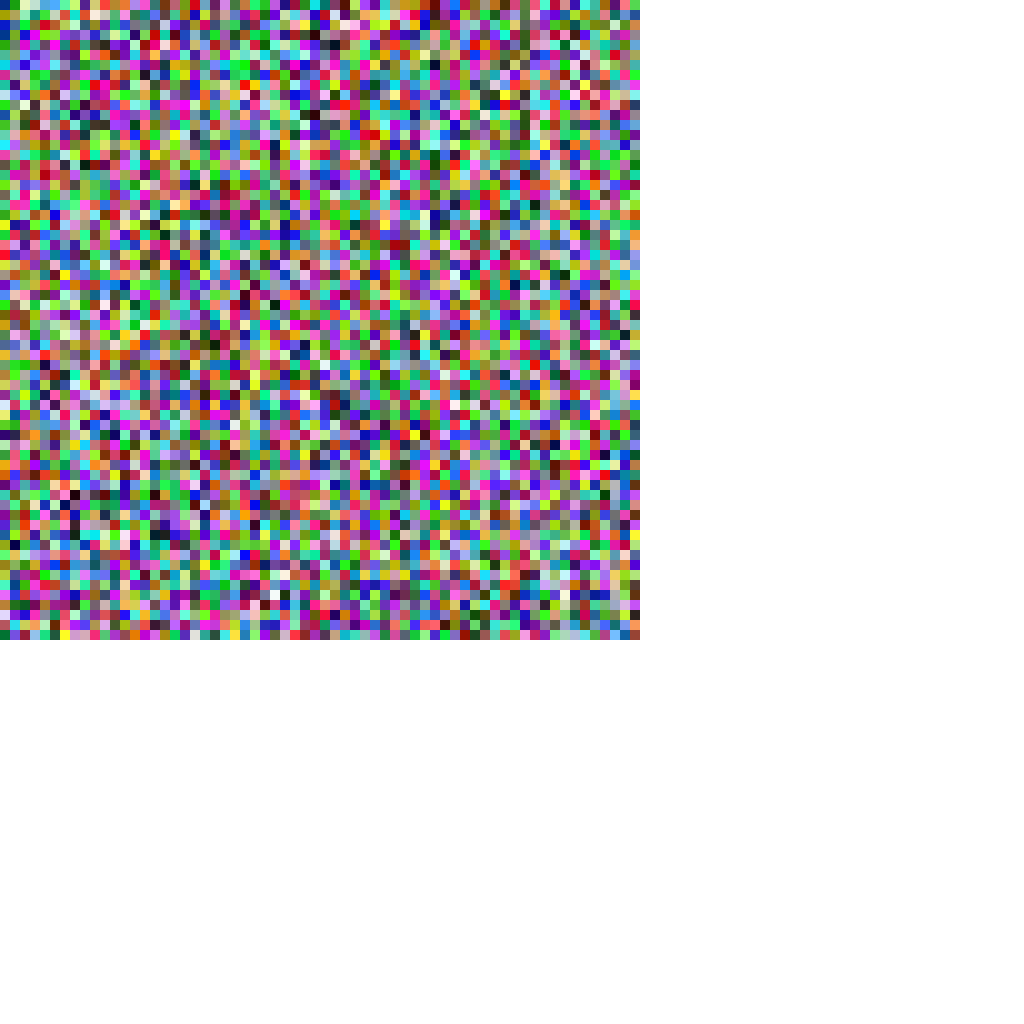
Frame 1 (no input)
Frame 60 (no input): identical to frame 1, image omitted
Frame 120 (the mouse pressed at the canvas centre since frame 60): identical to frame 1, image omitted

The p5.js sketch that drew this single still picture (run headless with seeded random() and noise() and a simulated clock; from frame 60 on, the mouse is pressed at the canvas centre):

// p5.js sketch
// ── sketch.js
let dist = 10
function setup() {
  createCanvas(1024, 1024);
  noStroke();
  for(let i = 0; i < 64; i++)
    for(let j = 0; j < 64; j++)
    {
      fill(red_colors[i*64+j], green_colors[i*64+j], blue_colors[i*64+j])
      rect(i*dist, j*dist, dist)
    }  
}

function draw() {
  
}

// ── blue.js
let blue_colors = [ 133, 1, 202, 142, 10, 152, 230, 149, 161, 239, 18, 166, 34, 176, 254, 173, 66, 126, 14, 84, 144, 25, 22, 53, 131, 40, 54, 132, 192, 247, 14, 5, 14, 78, 149, 41, 105, 56, 86, 146, 251, 113, 33, 113, 177, 57, 15, 6, 118, 178, 174, 154, 214, 159, 21, 115, 23, 57, 192, 250, 54, 252, 94, 50, 15, 89, 157, 33, 107, 100, 237, 140, 118, 255, 117, 81, 155, 178, 246, 150, 61, 187, 139, 187, 149, 32, 150, 84, 240, 186, 137, 27, 245, 182, 86, 61, 134, 235, 204, 188, 33, 22, 160, 133, 101, 156, 24, 76, 177, 125, 162, 251, 216, 19, 138, 32, 91, 22, 74, 88, 90, 146, 136, 224, 27, 217, 235, 225, 186, 184, 49, 213, 211, 251, 221, 207, 110, 248, 217, 29, 27, 19, 128, 224, 86, 142, 218, 140, 196, 184, 165, 97, 142, 219, 52, 28, 84, 187, 185, 35, 6, 184, 212, 87, 9, 166, 105, 4, 159, 186, 160, 47, 225, 93, 34, 72, 171, 150, 17, 23, 2, 75, 58, 213, 11, 166, 7, 55, 34, 215, 88, 55, 209, 130, 47, 245, 166, 209, 252, 17, 73, 32, 53, 85, 6, 124, 11, 98, 65, 46, 239, 137, 118, 31, 41, 36, 179, 113, 183, 73, 54, 138, 58, 2, 107, 27, 182, 255, 34, 254, 183, 108, 102, 35, 158, 31, 66, 58, 253, 9, 210, 74, 185, 98, 218, 158, 218, 234, 38, 106, 221, 226, 90, 187, 89, 235, 222, 54, 36, 11, 99, 231, 242, 65, 108, 31, 168, 131, 219, 102, 8, 34, 68, 17, 170, 158, 107, 66, 145, 253, 152, 235, 46, 142, 91, 20, 232, 181, 150, 189, 245, 29, 68, 110, 69, 83, 237, 253, 191, 133, 172, 44, 172, 38, 63, 150, 178, 243, 74, 102, 85, 233, 198, 9, 58, 211, 42, 159, 188, 129, 254, 188, 43, 52, 242, 165, 245, 96, 55, 43, 167, 196, 130, 176, 81, 173, 153, 128, 74, 5, 236, 229, 41, 197, 157, 149, 206, 37, 12, 156, 57, 230, 180, 50, 154, 86, 212, 2, 55, 175, 80, 217, 238, 6, 132, 96, 65, 4, 164, 121, 180, 124, 81, 195, 188, 130, 243, 148, 32, 188, 145, 92, 2, 61, 163, 59, 85, 226, 122, 145, 182, 79, 208, 245, 125, 138, 34, 166, 143, 230, 61, 49, 73, 187, 175, 164, 250, 176, 184, 227, 209, 11, 255, 210, 159, 100, 135, 183, 102, 68, 116, 42, 161, 36, 151, 94, 184, 60, 108, 119, 79, 226, 68, 212, 92, 64, 208, 183, 248, 119, 15, 244, 132, 224, 112, 101, 142, 35, 113, 208, 202, 185, 24, 120, 136, 206, 48, 211, 34, 121, 216, 80, 46, 54, 199, 241, 64, 87, 129, 191, 219, 106, 159, 107, 168, 215, 1, 221, 140, 249, 185, 244, 44, 145, 204, 178, 254, 203, 218, 214, 180, 209, 12, 215, 182, 106, 151, 10, 138, 183, 42, 20, 161, 217, 216, 193, 150, 183, 42, 201, 250, 206, 143, 41, 118, 224, 122, 43, 28, 233, 40, 109, 58, 184, 82, 61, 40, 50, 17, 109, 63, 47, 238, 128, 121, 151, 110, 27, 255, 223, 158, 89, 5, 203, 28, 131, 37, 15, 118, 134, 46, 237, 121, 33, 101, 151, 254, 167, 243, 242, 255, 157, 253, 67, 225, 205, 181, 134, 193, 249, 161, 163, 65, 174, 246, 184, 116, 221, 31, 206, 55, 170, 93, 212, 12, 183, 87, 190, 39, 109, 57, 171, 10, 209, 69, 128, 67, 247, 170, 41, 167, 94, 23, 96, 35, 137, 20, 215, 238, 153, 154, 252, 167, 38, 52, 230, 220, 66, 244, 204, 119, 45, 30, 183, 238, 70, 81, 86, 174, 239, 126, 146, 95, 230, 93, 22, 110, 158, 79, 119, 57, 184, 187, 156, 27, 17, 75, 131, 196, 174, 73, 164, 35, 59, 105, 126, 93, 154, 131, 49, 231, 4, 14, 60, 34, 212, 241, 65, 247, 253, 240, 187, 222, 12, 129, 7, 53, 44, 101, 155, 245, 142, 237, 31, 77, 6, 102, 130, 193, 6, 73, 77, 146, 189, 103, 74, 153, 243, 115, 109, 178, 84, 233, 116, 45, 115, 107, 153, 223, 13, 240, 60, 37, 92, 243, 185, 255, 90, 125, 12, 79, 203, 225, 39, 163, 35, 125, 223, 255, 85, 183, 103, 227, 45, 80, 22, 192, 79, 212, 4, 147, 188, 139, 242, 218, 206, 120, 100, 243, 106, 148, 20, 198, 102, 86, 118, 22, 13, 186, 54, 244, 77, 130, 246, 150, 59, 43, 203, 49, 228, 215, 156, 176, 182, 164, 20, 127, 25, 79, 212, 232, 115, 50, 187, 255, 73, 124, 233, 51, 207, 137, 192, 181, 115, 88, 89, 163, 128, 51, 178, 178, 28, 99, 17, 123, 64, 77, 212, 243, 172, 249, 185, 35, 3, 223, 12, 188, 160, 239, 144, 116, 247, 209, 80, 23, 165, 169, 112, 84, 249, 17, 81, 237, 71, 131, 107, 197, 227, 227, 51, 181, 97, 235, 187, 21, 255, 45, 211, 211, 153, 15, 207, 149, 186, 37, 33, 190, 33, 203, 111, 53, 243, 37, 181, 23, 160, 1, 145, 26, 92, 81, 182, 122, 203, 147, 129, 10, 104, 205, 91, 234, 25, 131, 226, 17, 215, 186, 236, 127, 178, 211, 34, 81, 218, 138, 2, 208, 129, 132, 87, 8, 114, 185, 37, 165, 64, 172, 191, 112, 33, 56, 73, 198, 99, 155, 212, 113, 187, 32, 171, 113, 46, 45, 164, 65, 210, 105, 113, 234, 34, 220, 183, 23, 158, 202, 83, 47, 95, 232, 239, 79, 217, 212, 181, 100, 19, 232, 228, 93, 59, 230, 191, 209, 40, 186, 132, 253, 35, 68, 214, 113, 243, 67, 1, 131, 74, 112, 214, 42, 0, 201, 129, 3, 38, 199, 32, 28, 54, 194, 60, 86, 220, 59, 26, 160, 91, 0, 60, 86, 18, 125, 4, 76, 95, 120, 252, 15, 208, 157, 126, 124, 77, 162, 124, 143, 147, 93, 213, 118, 12, 119, 182, 76, 46, 73, 129, 198, 137, 19, 182, 76, 186, 50, 233, 14, 64, 227, 167, 217, 175, 63, 163, 80, 216, 159, 63, 113, 167, 111, 7, 64, 135, 100, 114, 185, 52, 66, 25, 102, 116, 150, 162, 233, 181, 107, 62, 179, 90, 54, 126, 37, 140, 244, 139, 179, 191, 202, 70, 237, 252, 17, 107, 76, 51, 103, 176, 151, 29, 196, 80, 217, 40, 139, 16, 247, 234, 80, 17, 115, 144, 243, 21, 50, 245, 15, 70, 63, 177, 215, 197, 226, 5, 13, 123, 100, 98, 53, 168, 166, 11, 108, 127, 163, 176, 79, 8, 6, 25, 171, 226, 192, 57, 19, 166, 31, 35, 111, 125, 93, 85, 239, 182, 47, 225, 43, 167, 95, 103, 131, 231, 239, 222, 69, 207, 94, 205, 169, 167, 175, 189, 254, 90, 19, 14, 141, 190, 185, 199, 17, 9, 67, 78, 253, 134, 129, 235, 162, 133, 7, 253, 195, 93, 83, 53, 214, 147, 55, 44, 175, 237, 227, 207, 208, 174, 205, 33, 99, 206, 34, 35, 221, 242, 208, 222, 103, 38, 122, 184, 101, 107, 215, 29, 90, 131, 201, 201, 53, 234, 131, 137, 164, 163, 233, 219, 103, 185, 22, 187, 36, 202, 111, 157, 59, 207, 245, 239, 172, 170, 79, 71, 115, 77, 42, 98, 35, 146, 202, 60, 233, 65, 152, 81, 29, 82, 138, 190, 71, 245, 229, 68, 73, 1, 96, 235, 37, 170, 7, 65, 157, 161, 0, 60, 16, 187, 244, 234, 6, 196, 186, 9, 116, 131, 37, 52, 166, 68, 58, 121, 182, 219, 194, 50, 105, 127, 239, 202, 118, 186, 51, 51, 3, 119, 231, 150, 77, 110, 84, 217, 116, 89, 249, 6, 244, 45, 124, 110, 68, 73, 233, 204, 94, 134, 74, 35, 5, 129, 90, 108, 142, 4, 228, 12, 161, 105, 66, 214, 205, 94, 135, 146, 252, 123, 134, 213, 158, 124, 29, 146, 252, 91, 102, 30, 234, 148, 97, 85, 120, 39, 27, 76, 252, 72, 102, 194, 154, 55, 43, 125, 67, 203, 40, 20, 61, 180, 160, 92, 236, 181, 148, 120, 239, 212, 192, 52, 110, 189, 192, 116, 7, 18, 198, 41, 67, 154, 60, 240, 199, 66, 246, 93, 195, 242, 5, 231, 71, 29, 255, 96, 193, 78, 36, 217, 201, 93, 63, 163, 217, 60, 231, 155, 117, 182, 106, 205, 229, 191, 160, 180, 43, 222, 146, 84, 245, 102, 149, 223, 1, 51, 125, 19, 131, 247, 81, 33, 207, 131, 205, 62, 243, 168, 69, 47, 91, 178, 156, 32, 65, 127, 237, 174, 195, 42, 20, 16, 14, 141, 174, 21, 18, 234, 81, 159, 157, 96, 127, 217, 16, 138, 241, 88, 97, 231, 63, 197, 87, 23, 157, 146, 75, 84, 102, 35, 201, 87, 221, 217, 201, 241, 151, 73, 5, 72, 94, 169, 149, 133, 181, 69, 169, 200, 222, 208, 32, 132, 132, 81, 95, 12, 217, 51, 201, 24, 187, 81, 235, 204, 153, 52, 82, 166, 137, 111, 36, 233, 207, 20, 82, 247, 196, 178, 186, 233, 207, 115, 38, 61, 62, 188, 94, 31, 157, 207, 5, 114, 4, 230, 182, 119, 245, 137, 36, 20, 183, 254, 0, 121, 192, 92, 251, 252, 133, 207, 102, 41, 112, 23, 90, 209, 173, 143, 231, 80, 50, 74, 163, 49, 57, 70, 31, 88, 58, 82, 140, 160, 125, 107, 86, 1, 239, 19, 61, 252, 151, 193, 46, 97, 79, 238, 233, 183, 111, 85, 68, 89, 63, 199, 82, 88, 5, 60, 148, 201, 175, 158, 77, 17, 172, 137, 153, 128, 93, 78, 111, 193, 114, 67, 207, 96, 61, 111, 22, 80, 171, 223, 64, 105, 157, 122, 31, 54, 136, 221, 128, 185, 237, 153, 10, 223, 219, 124, 237, 131, 36, 184, 50, 80, 4, 218, 149, 67, 228, 185, 138, 109, 34, 16, 248, 21, 3, 228, 181, 246, 215, 168, 250, 157, 139, 254, 171, 87, 0, 124, 116, 32, 182, 46, 34, 168, 24, 8, 84, 48, 198, 138, 165, 54, 219, 51, 86, 180, 12, 84, 123, 143, 221, 84, 220, 76, 164, 31, 139, 226, 178, 33, 19, 126, 237, 73, 54, 41, 105, 2, 129, 158, 13, 71, 182, 235, 225, 220, 181, 221, 216, 88, 131, 0, 164, 127, 153, 125, 120, 207, 88, 82, 161, 104, 176, 153, 96, 124, 110, 246, 116, 102, 180, 217, 160, 181, 12, 157, 213, 96, 0, 201, 84, 11, 88, 219, 167, 76, 190, 169, 52, 136, 109, 46, 137, 23, 36, 121, 7, 181, 217, 253, 157, 201, 196, 249, 135, 213, 187, 60, 130, 169, 69, 135, 174, 247, 122, 29, 5, 105, 97, 63, 102, 25, 15, 7, 59, 114, 7, 69, 124, 30, 118, 163, 40, 128, 255, 181, 236, 44, 250, 148, 163, 42, 245, 178, 57, 152, 207, 68, 200, 135, 141, 218, 97, 208, 99, 96, 23, 227, 87, 43, 247, 25, 204, 37, 137, 224, 231, 11, 215, 68, 252, 201, 59, 230, 185, 31, 150, 225, 209, 63, 243, 223, 193, 239, 102, 37, 220, 214, 253, 201, 107, 25, 229, 204, 8, 237, 224, 34, 173, 185, 133, 74, 93, 4, 237, 11, 229, 94, 155, 6, 12, 246, 212, 54, 15, 206, 11, 156, 230, 148, 102, 105, 90, 158, 161, 191, 253, 102, 159, 53, 158, 222, 225, 179, 175, 65, 26, 215, 62, 49, 238, 222, 210, 161, 249, 233, 102, 25, 214, 226, 171, 66, 233, 235, 95, 23, 25, 203, 101, 88, 130, 75, 19, 231, 233, 32, 240, 69, 94, 111, 72, 163, 180, 69, 39, 172, 173, 251, 182, 91, 108, 31, 132, 32, 186, 88, 157, 22, 180, 17, 36, 173, 101, 128, 9, 182, 84, 204, 102, 36, 230, 198, 55, 6, 230, 237, 102, 220, 101, 134, 153, 6, 230, 183, 83, 94, 108, 144, 208, 172, 208, 217, 40, 163, 113, 104, 128, 172, 208, 128, 109, 7, 127, 208, 44, 223, 48, 58, 124, 8, 246, 220, 22, 223, 48, 31, 92, 250, 196, 17, 126, 68, 145, 49, 223, 157, 165, 95, 186, 68, 145, 8, 73, 182, 108, 28, 229, 149, 69, 161, 208, 66, 114, 249, 107, 173, 93, 137, 64, 60, 219, 207, 160, 45, 33, 20, 154, 94, 106, 236, 176, 93, 81, 204, 156, 92, 199, 123, 5, 66, 246, 240, 90, 66, 187, 213, 247, 138, 62, 200, 140, 245, 173, 108, 203, 81, 16, 226, 128, 105, 222, 36, 37, 177, 112, 63, 98, 83, 102, 242, 40, 152, 36, 134, 208, 168, 16, 2, 102, 200, 84, 69, 222, 126, 109, 235, 117, 209, 79, 23, 111, 35, 43, 211, 251, 49, 175, 157, 214, 53, 184, 239, 225, 78, 133, 204, 121, 36, 10, 15, 203, 222, 21, 245, 123, 182, 158, 18, 183, 102, 218, 220, 227, 141, 164, 171, 85, 38, 154, 98, 237, 128, 2, 111, 225, 95, 37, 85, 187, 198, 144, 246, 1, 167, 109, 17, 77, 147, 55, 180, 239, 173, 42, 5, 28, 229, 161, 207, 183, 61, 186, 5, 171, 229, 11, 47, 99, 188, 224, 181, 165, 129, 98, 86, 149, 148, 184, 158, 110, 162, 117, 170, 181, 97, 150, 52, 89, 185, 24, 69, 107, 129, 182, 6, 159, 203, 95, 51, 236, 163, 119, 42, 68, 2, 22, 136, 128, 3, 215, 237, 59, 193, 32, 178, 195, 168, 58, 249, 49, 68, 49, 185, 23, 104, 250, 104, 167, 83, 212, 117, 91, 202, 74, 51, 198, 101, 100, 244, 45, 234, 106, 38, 207, 188, 179, 0, 98, 195, 16, 179, 193, 6, 27, 209, 22, 67, 144, 183, 124, 185, 251, 94, 187, 72, 171, 141, 191, 185, 210, 12, 47, 192, 35, 66, 2, 29, 139, 197, 112, 37, 95, 34, 64, 50, 16, 218, 88, 21, 79, 41, 0, 158, 100, 40, 65, 75, 15, 208, 96, 233, 175, 71, 51, 179, 119, 155, 80, 14, 164, 157, 87, 216, 209, 91, 17, 81, 147, 69, 215, 184, 177, 131, 193, 180, 156, 85, 23, 242, 171, 21, 66, 163, 23, 152, 249, 130, 59, 4, 56, 137, 35, 153, 127, 207, 69, 203, 99, 49, 31, 15, 163, 239, 101, 140, 110, 119, 33, 189, 194, 35, 191, 2, 133, 185, 176, 74, 188, 211, 111, 154, 128, 156, 171, 157, 188, 3, 245, 231, 138, 78, 231, 226, 166, 67, 53, 67, 204, 230, 201, 239, 48, 40, 78, 0, 72, 180, 179, 167, 2, 208, 246, 4, 82, 24, 47, 5, 48, 237, 195, 105, 56, 236, 39, 246, 228, 61, 19, 155, 51, 252, 22, 58, 55, 51, 87, 2, 41, 42, 111, 70, 71, 43, 79, 18, 236, 35, 132, 159, 137, 0, 27, 139, 154, 201, 95, 22, 243, 160, 187, 49, 114, 62, 96, 177, 37, 200, 25, 223, 36, 35, 235, 140, 197, 136, 217, 217, 211, 5, 180, 193, 200, 132, 145, 224, 207, 205, 12, 159, 174, 4, 17, 14, 185, 69, 106, 185, 13, 162, 241, 236, 20, 100, 112, 76, 57, 226, 49, 85, 55, 59, 182, 75, 98, 86, 235, 8, 19, 146, 4, 179, 108, 86, 235, 193, 96, 158, 24, 245, 210, 185, 30, 34, 221, 236, 151, 78, 18, 145, 246, 155, 65, 98, 65, 233, 235, 35, 203, 219, 103, 83, 9, 73, 53, 211, 123, 40, 69, 89, 92, 118, 153, 175, 201, 37, 56, 162, 124, 139, 13, 55, 81, 139, 25, 4, 43, 116, 159, 239, 56, 181, 69, 96, 121, 9, 111, 79, 152, 89, 85, 114, 16, 67, 10, 138, 189, 10, 93, 82, 224, 215, 64, 122, 173, 151, 124, 13, 82, 235, 110, 70, 223, 217, 113, 139, 201, 101, 110, 38, 191, 110, 106, 22, 218, 22, 24, 72, 132, 118, 230, 13, 56, 84, 164, 24, 84, 226, 159, 22, 143, 232, 8, 119, 208, 148, 201, 246, 200, 177, 82, 55, 144, 108, 249, 56, 19, 228, 197, 150, 103, 161, 63, 203, 132, 194, 177, 158, 111, 220, 158, 146, 153, 196, 87, 159, 202, 182, 228, 29, 196, 234, 175, 175, 218, 201, 21, 196, 110, 47, 193, 247, 184, 15, 170, 203, 76, 51, 125, 15, 208, 238, 253, 239, 201, 101, 155, 213, 113, 146, 110, 22, 166, 122, 191, 245, 145, 243, 83, 135, 2, 30, 3, 142, 170, 89, 50, 227, 137, 190, 227, 174, 202, 210, 245, 13, 5, 34, 136, 29, 58, 160, 113, 106, 4, 137, 72, 93, 122, 251, 241, 249, 142, 69, 84, 50, 233, 235, 104, 255, 59, 12, 6, 146, 73, 115, 37, 68, 214, 21, 251, 6, 69, 97, 65, 105, 61, 113, 37, 134, 197, 195, 107, 205, 206, 154, 37, 99, 47, 131, 36, 64, 188, 185, 213, 155, 103, 242, 193, 235, 22, 203, 149, 64, 245, 122, 14, 58, 240, 56, 83, 176, 101, 231, 228, 188, 150, 139, 118, 85, 74, 224, 55, 70, 155, 246, 162, 253, 242, 197, 57, 87, 14, 206, 21, 98, 34, 109, 48, 192, 193, 132, 177, 66, 2, 199, 9, 57, 254, 225, 168, 156, 127, 87, 121, 129, 241, 23, 130, 236, 207, 137, 133, 58, 25, 11, 71, 85, 71, 237, 141, 227, 37, 201, 171, 245, 231, 110, 21, 155, 241, 41, 255, 13, 49, 199, 124, 227, 241, 86, 73, 253, 33, 33, 215, 251, 49, 178, 30, 169, 42, 207, 248, 200, 67, 112, 146, 233, 106, 26, 12, 194, 75, 46, 208, 224, 250, 58, 139, 28, 49, 50, 178, 72, 98, 37, 42, 70, 137, 249, 66, 215, 71, 93, 94, 144, 87, 172, 222, 167, 23, 99, 42, 52, 188, 27, 70, 177, 16, 246, 57, 43, 67, 46, 230, 233, 72, 217, 251, 75, 89, 104, 81, 245, 4, 203, 127, 244, 19, 27, 243, 149, 164, 86, 115, 0, 22, 85, 199, 198, 5, 249, 211, 243, 85, 131, 47, 70, 133, 142, 26, 163, 255, 171, 129, 95, 11, 221, 218, 41, 149, 58, 79, 95, 11, 143, 4, 214, 23, 89, 143, 39, 105, 131, 11, 94, 231, 27, 127, 167, 233, 140, 63, 159, 224, 168, 177, 160, 104, 232, 209, 175, 168, 145, 53, 160, 104, 7, 104, 34, 135, 75, 172, 64, 4, 173, 132, 114, 106, 61, 84, 216, 156, 191, 121, 65, 178, 121, 36, 36, 235, 253, 10, 58, 19, 124, 230, 84, 27, 35, 90, 64, 38, 252, 121, 81, 39, 52, 84, 132, 43, 170, 201, 25, 239, 108, 163, 136, 190, 177, 139, 162, 149, 69, 24, 43, 41, 252, 189, 2, 245, 16, 52, 83, 26, 26, 181, 255, 99, 28, 81, 182, 222, 19, 219, 175, 19, 17, 179, 135, 154, 154, 6, 30, 30, 89, 70, 130, 129, 202, 180, 126, 126, 186, 64, 140, 231, 45, 148, 45, 115, 92, 87, 95, 246, 157, 66, 61, 131, 159, 192, 217, 255, 183, 40, 7, 191, 96, 192, 84, 16, 200, 92, 199, 127, 178, 215, 173, 6, 177, 29, 209, 124, 69, 43, 241, 240, 45, 15, 153, 68, 84, 22, 96, 30, 147, 49, 135, 149, 4, 127, 243, 154, 21, 79, 23, 37, 49, 82, 225, 223, 145, 48, 64, 242, 64, 255, 58, 1, 96, 114, 152, 74, 247, 107, 236, 241, 38, 210, 29, 82, 101, 96, 231, 57, 140, 36, 61, 114, 130, 149, 82, 123, 225, 112, 79, 181, 13, 114, 225, 57, 70, 140, 47, 149, 142, 29, 234, 51, 231, 250, 219, 143, 189, 234, 178, 17, 146, 32, 155, 79, 162, 79, 187, 67, 28, 119, 191, 152, 250, 131, 131, 114, 255, 57, 95, 56, 140, 84, 230, 49, 212, 137, 129, 36, 241, 5, 25, 65, 85, 47, 1, 164, 89, 123, 29, 61, 61, 89, 26, 26, 67, 74, 112, 24, 39, 159, 18, 18, 35, 16, 51, 150, 8, 150, 80, 194, 50, 154, 140, 144, 84, 128, 64, 178, 252, 137, 199, 165, 29, 233, 60, 180, 67, 163, 13, 46, 58, 147, 36, 156, 159, 90, 232, 108, 86, 249, 224, 202, 164, 160, 81, 120, 20, 115, 192, 170, 197, 142, 226, 123, 211, 137, 97, 185, 156, 252, 184, 130, 226, 233, 113, 201, 230, 234, 178, 231, 68, 55, 179, 16, 62, 185, 234, 94, 133, 83, 211, 48, 176, 80, 166, 174, 79, 164, 96, 1, 212, 232, 24, 4, 195, 186, 144, 49, 219, 46, 177, 237, 199, 245, 133, 95, 189, 199, 155, 81, 95, 191, 197, 159, 95, 158, 95, 206, 235, 195, 189, 218, 246, 193, 71, 133, 176, 235, 229, 2, 133, 76, 233, 150, 219, 19, 215, 149, 208, 177, 148, 250, 143, 73, 39, 229, 250, 54, 53, 237, 227, 115, 186, 176, 150, 42, 96, 91, 247, 219, 50, 40, 171, 95, 145, 187, 215, 43, 119, 147, 140, 237, 113, 189, 219, 247, 23, 51, 26, 153, 195, 55, 220, 35, 47, 212, 133, 235, 128, 45, 227, 21, 111, 20, 166, 92, 213, 230, 85, 144, 214, 69, 142, 193, 6, 122, 177, 48, 86, 197, 151, 64, 17, 91, 164, 88, 67, 140, 54, 225, 165, 110, 201, 124, 3, 76, 124, 1, 27, 241, 42, 51, 209, 10, 135, 132, 130, 195, 100, 197, 209, 10, 125, 68, 133, 142, 160, 1, 198, 33, 118, 1, 1, 203, 2, 241, 30, 121, 118, 82, 91, 86, 135, 118, 88, 137, 59, 144, 248, 187, 196, 192, 8, 57, 221, 22, 219, 180, 191, 132, 183, 194, 29, 62, 179, 204, 65, 66, 191, 202, 85, 70, 34, 117, 75, 211, 121, 79, 75, 246, 187, 75, 250, 191, 217, 175, 92, 208, 186, 177, 42, 87, 17, 223, 198, 232, 181, 120, 242, 249, 129, 79, 64, 30, 227, 128, 236, 85, 148, 0, 57, 169, 34, 245, 189, 13, 116, 224, 176, 236, 89, 98, 115, 59, 128, 145, 252, 120, 3, 131, 95, 79, 208, 225, 8, 50, 185, 209, 122, 224, 249, 162, 63, 212, 100, 99, 252, 0, 185, 98, 70, 205, 220, 223, 13, 81, 242, 32, 232, 42, 156, 75, 61, 93, 122, 168, 99, 151, 177, 155, 192, 105, 193, 230, 99, 73, 13, 188, 254, 127, 209, 246, 200, 9, 222, 244, 117, 150, 45, 174, 67, 182, 201, 204, 239, 2, 197, 70, 69, 245, 225, 32, 181, 134, 108, 1, 84, 251, 60, 244, 71, 78, 140, 33, 88, 22, 234, 162, 124, 9, 190, 152, 136, 138, 160, 80, 166, 31, 94, 56, 169, 51, 21, 84, 29, 8, 140, 85, 254, 159, 127, 134, 215, 142, 204, 149, 186, 76, 244, 213, 232, 243, 41, 60, 57, 105, 99, 233, 189, 125, 9, 28, 148, 42, 238, 165, 169, 57, 21, 25, 46, 34, 194, 242, 146, 91, 149, 153, 149, 192, 58, 8, 138, 37, 45, 175, 87, 167, 78, 36, 204, 115, 229, 103, 247, 175, 198, 90, 146, 229, 35, 192, 84, 194, 77, 41, 156, 71, 147, 48, 94, 107, 40, 38, 75, 155, 149, 186, 11, 240, 176, 118, 95, 113, 189, 226, 60, 203, 13, 77, 4, 91, 225, 152, 246, 93, 85, 226, 241, 233, 193, 120, 32, 252, 135, 116, 98, 203, 162, 144, 31, 78, 184, 169, 124, 189, 114, 96, 177, 189, 30, 82, 23, 248, 174, 115, 53, 140, 161, 53, 232, 212, 78, 19, 124, 245, 173, 93, 44, 197, 231, 182, 168, 74, 218, 226, 212, 1, 87, 38, 228, 162, 164, 184, 205, 194, 112, 133, 34, 168, 178, 130, 96, 164, 176, 197, 78, 112, 255, 131, 210, 27, 186, 9, 143, 97, 143, 206, 152, 41, 162, 241, 10, 205, 55, 183, 67, 201, 37, 177, 93, 101, 203, 144, 153, 165, 245, 129, 239, 58, 77, 190, 41, 247, 99, 206, 235, 192, 209, 148, 101, 77, 27, 134, 224, 197, 163, 213, 237, 106, 184, 69, 183, 63, 202, 55, 27, 26, 88, 229, 46, 238, 162, 80, 152, 72, 144, 216, 88, 173, 38, 236, 237, 102, 144, 216, 149, 187, 81, 13, 164, 54, 141, 36, 7, 109, 49, 127, 237, 218, 141, 36, 212, 76, 54, 185, 49, 117, 121, 241, 146, 104, 78, 254, 40, 89, 121, 241, 40, 70, 108, 15, 246, 133, 15, 246, 47, 121, 152, 215, 121, 53, 15, 246, 30, 89, 52,  ];

// ── green.js
let green_colors = [ 47, 162, 26, 56, 171, 186, 216, 42, 195, 225, 232, 80, 195, 210, 240, 66, 82, 197, 236, 100, 215, 169, 249, 216, 111, 11, 234, 148, 7, 138, 238, 100, 161, 136, 103, 188, 163, 130, 212, 42, 233, 239, 209, 4, 235, 157, 173, 101, 6, 206, 118, 8, 33, 95, 170, 253, 131, 206, 248, 104, 129, 215, 85, 115, 160, 164, 112, 175, 129, 168, 112, 169, 10, 130, 146, 223, 177, 174, 94, 168, 207, 14, 201, 243, 50, 200, 21, 43, 156, 57, 195, 83, 146, 197, 87, 34, 95, 171, 104, 149, 225, 253, 144, 197, 52, 90, 180, 37, 113, 87, 100, 51, 52, 105, 246, 124, 177, 246, 0, 195, 180, 73, 68, 60, 113, 29, 223, 80, 246, 238, 246, 17, 9, 173, 2, 167, 200, 29, 252, 89, 81, 140, 142, 225, 24, 59, 77, 9, 53, 221, 7, 86, 15, 61, 99, 153, 197, 140, 232, 78, 74, 125, 183, 155, 206, 172, 205, 253, 249, 30, 95, 115, 166, 235, 109, 61, 173, 209, 120, 25, 61, 129, 193, 237, 145, 45, 188, 57, 93, 12, 208, 29, 225, 147, 117, 5, 183, 19, 129, 201, 227, 165, 39, 101, 23, 105, 170, 238, 175, 178, 119, 247, 250, 78, 254, 35, 142, 70, 49, 183, 186, 48, 202, 198, 209, 182, 45, 121, 146, 142, 51, 191, 82, 159, 159, 153, 178, 17, 5, 30, 61, 248, 225, 205, 136, 20, 132, 149, 172, 20, 61, 77, 8, 46, 159, 194, 169, 229, 4, 238, 69, 96, 66, 239, 137, 111, 202, 102, 189, 14, 91, 157, 56, 1, 69, 146, 91, 145, 253, 100, 235, 87, 115, 130, 75, 89, 239, 116, 160, 127, 217, 39, 6, 82, 216, 26, 133, 95, 161, 143, 110, 197, 107, 60, 177, 229, 45, 101, 153, 204, 62, 103, 36, 242, 27, 69, 121, 139, 240, 224, 172, 213, 92, 226, 11, 149, 234, 109, 115, 32, 180, 114, 155, 109, 199, 138, 133, 48, 209, 241, 156, 0, 23, 170, 16, 131, 179, 17, 188, 22, 248, 63, 227, 197, 107, 133, 103, 31, 61, 92, 17, 223, 155, 53, 23, 83, 196, 113, 216, 77, 246, 70, 220, 99, 247, 149, 63, 207, 68, 134, 28, 153, 40, 88, 247, 79, 207, 54, 142, 38, 129, 56, 17, 192, 37, 222, 54, 42, 26, 236, 39, 97, 83, 165, 223, 121, 212, 108, 159, 82, 135, 245, 47, 255, 190, 13, 218, 253, 94, 151, 186, 41, 79, 163, 146, 12, 96, 143, 178, 241, 153, 15, 100, 135, 13, 96, 131, 37, 136, 71, 29, 132, 115, 0, 35, 74, 110, 252, 251, 227, 251, 67, 43, 13, 82, 77, 173, 154, 207, 3, 235, 40, 135, 252, 226, 89, 68, 226, 254, 226, 138, 173, 26, 26, 102, 98, 126, 180, 242, 14, 133, 199, 180, 93, 159, 250, 240, 38, 126, 200, 254, 157, 223, 164, 111, 141, 237, 1, 100, 13, 33, 36, 185, 134, 152, 217, 224, 13, 33, 251, 29, 155, 33, 80, 94, 114, 161, 253, 155, 65, 242, 236, 6, 74, 121, 53, 113, 49, 32, 191, 190, 194, 97, 157, 155, 255, 231, 61, 202, 114, 17, 135, 177, 208, 107, 86, 117, 94, 73, 179, 254, 173, 86, 241, 3, 230, 209, 141, 236, 16, 165, 126, 19, 203, 144, 238, 52, 210, 138, 120, 237, 43, 240, 129, 62, 171, 204, 235, 140, 38, 69, 83, 184, 141, 9, 18, 74, 22, 53, 200, 252, 243, 24, 172, 198, 204, 96, 234, 53, 54, 82, 233, 152, 172, 64, 100, 64, 148, 171, 149, 133, 185, 163, 72, 26, 223, 178, 40, 97, 137, 115, 246, 137, 202, 66, 57, 215, 170, 161, 234, 37, 98, 86, 141, 103, 106, 97, 41, 150, 43, 65, 198, 29, 164, 41, 93, 182, 37, 12, 25, 37, 172, 49, 255, 228, 116, 1, 170, 166, 199, 112, 61, 236, 194, 171, 178, 252, 215, 128, 176, 233, 15, 33, 249, 138, 74, 34, 144, 225, 155, 189, 10, 138, 98, 58, 49, 162, 77, 158, 8, 138, 42, 148, 244, 226, 84, 132, 110, 224, 74, 180, 81, 169, 198, 136, 181, 189, 244, 33, 44, 221, 126, 31, 233, 91, 20, 65, 131, 153, 91, 93, 107, 55, 53, 67, 15, 108, 118, 59, 68, 119, 117, 131, 76, 39, 187, 97, 141, 217, 165, 209, 91, 230, 12, 167, 42, 97, 5, 49, 63, 85, 246, 232, 113, 168, 152, 33, 252, 187, 83, 0, 107, 102, 24, 161, 49, 89, 53, 122, 144, 71, 239, 5, 14, 138, 70, 39, 255, 105, 39, 61, 67, 191, 55, 87, 172, 211, 65, 150, 207, 232, 10, 185, 210, 29, 177, 6, 127, 247, 233, 236, 213, 217, 75, 52, 80, 141, 158, 175, 236, 21, 243, 220, 23, 43, 40, 2, 4, 24, 214, 216, 226, 203, 32, 176, 63, 214, 182, 184, 14, 192, 73, 136, 122, 115, 6, 248, 210, 57, 218, 252, 183, 245, 86, 72, 41, 209, 208, 242, 97, 155, 238, 93, 62, 253, 53, 54, 249, 49, 142, 253, 95, 78, 212, 198, 219, 121, 64, 85, 116, 83, 252, 158, 205, 135, 48, 69, 179, 219, 42, 154, 151, 110, 146, 143, 44, 7, 28, 40, 255, 20, 210, 207, 241, 122, 124, 82, 137, 139, 217, 16, 55, 32, 18, 190, 167, 235, 65, 120, 146, 19, 84, 10, 13, 247, 24, 27, 252, 98, 227, 170, 112, 43, 232, 235, 19, 215, 191, 237, 23, 61, 130, 172, 80, 60, 100, 57, 209, 17, 186, 228, 7, 51, 214, 237, 218, 165, 9, 246, 224, 239, 128, 80, 11, 57, 169, 150, 186, 79, 3, 120, 113, 63, 8, 1, 193, 14, 161, 77, 158, 49, 136, 129, 232, 63, 222, 90, 166, 179, 122, 198, 177, 11, 184, 45, 43, 93, 122, 198, 252, 68, 35, 226, 162, 111, 146, 82, 164, 148, 119, 88, 68, 97, 18, 210, 207, 58, 130, 141, 6, 27, 205, 70, 32, 151, 183, 100, 215, 107, 205, 70, 196, 23, 104, 55, 64, 202, 208, 217, 85, 59, 46, 70, 212, 42, 104, 113, 158, 198, 176, 86, 74, 60, 136, 124, 62, 214, 49, 16, 8, 198, 184, 172, 185, 140, 190, 244, 73, 173, 191, 20, 62, 30, 76, 5, 233, 81, 135, 220, 173, 166, 175, 248, 165, 48, 92, 9, 32, 213, 187, 224, 57, 212, 188, 105, 117, 66, 139, 98, 200, 25, 4, 106, 27, 175, 248, 181, 81, 55, 180, 26, 251, 247, 98, 238, 167, 108, 50, 235, 36, 254, 150, 188, 66, 20, 146, 75, 91, 231, 95, 197, 103, 166, 171, 77, 24, 174, 124, 178, 148, 238, 187, 93, 122, 98, 166, 196, 203, 129, 76, 83, 19, 25, 127, 163, 161, 205, 12, 19, 116, 100, 212, 158, 119, 35, 73, 34, 239, 173, 228, 78, 88, 3, 17, 234, 228, 159, 183, 86, 91, 32, 172, 177, 149, 135, 71, 67, 221, 0, 60, 65, 81, 230, 182, 82, 35, 200, 83, 36, 147, 201, 64, 68, 202, 222, 171, 124, 81, 108, 207, 61, 176, 221, 233, 92, 38, 65, 178, 130, 237, 227, 9, 124, 254, 17, 44, 4, 8, 152, 184, 188, 25, 115, 8, 41, 39, 246, 152, 156, 30, 75, 147, 252, 155, 46, 100, 3, 115, 247, 232, 139, 95, 196, 36, 195, 31, 47, 132, 68, 202, 60, 96, 230, 174, 86, 92, 126, 114, 62, 0, 134, 238, 14, 235, 209, 27, 13, 161, 235, 173, 164, 51, 129, 116, 119, 33, 107, 189, 119, 225, 165, 228, 5, 98, 161, 115, 170, 191, 212, 103, 141, 90, 153, 144, 114, 196, 146, 184, 224, 12, 50, 52, 179, 68, 86, 45, 132, 252, 34, 176, 220, 27, 95, 91, 89, 150, 146, 25, 14, 36, 0, 69, 173, 126, 122, 5, 163, 23, 15, 92, 217, 3, 80, 0, 86, 207, 240, 74, 79, 227, 48, 255, 35, 166, 29, 85, 77, 227, 27, 189, 135, 69, 207, 77, 185, 243, 43, 239, 67, 12, 231, 232, 97, 115, 116, 73, 75, 148, 125, 215, 189, 147, 148, 232, 133, 198, 60, 32, 33, 142, 114, 121, 187, 4, 199, 13, 127, 190, 162, 26, 59, 182, 96, 82, 77, 120, 106, 193, 189, 6, 209, 213, 129, 184, 170, 31, 57, 79, 134, 163, 174, 85, 114, 12, 210, 39, 219, 161, 188, 125, 154, 195, 17, 202, 113, 105, 33, 15, 7, 79, 68, 87, 233, 226, 163, 95, 87, 185, 154, 214, 248, 39, 30, 101, 148, 181, 188, 154, 34, 41, 48, 221, 12, 68, 77, 94, 134, 128, 107, 194, 188, 3, 144, 253, 243, 204, 197, 98, 92, 146, 126, 234, 121, 124, 210, 81, 84, 242, 239, 204, 206, 199, 222, 145, 148, 125, 133, 148, 96, 236, 201, 16, 156, 15, 37, 49, 195, 213, 27, 144, 28, 198, 6, 19, 43, 113, 168, 110, 2, 15, 212, 5, 67, 92, 240, 46, 194, 5, 33, 197, 60, 233, 186, 156, 73, 115, 167, 236, 123, 7, 192, 156, 73, 166, 222, 226, 122, 10, 68, 91, 235, 224, 244, 234, 13, 213, 46, 179, 67, 125, 175, 185, 193, 108, 125, 131, 46, 40, 23, 63, 150, 217, 25, 51, 222, 1, 4, 84, 241, 16, 95, 148, 179, 25, 51, 196, 192, 214, 185, 156, 187, 122, 63, 202, 32, 46, 64, 164, 178, 207, 216, 8, 75, 92, 82, 4, 18, 180, 138, 126, 246, 49, 35, 224, 27, 238, 30, 124, 216, 8, 61, 80, 139, 73, 231, 69, 252, 76, 3, 208, 32, 6, 236, 41, 218, 192, 195, 176, 0, 70, 128, 86, 190, 152, 199, 124, 86, 253, 252, 113, 103, 186, 245, 204, 166, 190, 196, 43, 185, 93, 9, 97, 5, 54, 200, 16, 46, 112, 3, 33, 197, 192, 196, 247, 196, 109, 129, 183, 96, 219, 183, 32, 210, 170, 217, 63, 232, 157, 2, 195, 232, 198, 164, 206, 172, 238, 144, 93, 136, 118, 50, 222, 188, 18, 226, 213, 11, 236, 251, 228, 197, 106, 71, 249, 143, 32, 111, 124, 93, 166, 34, 194, 142, 36, 91, 90, 240, 250, 215, 143, 30, 163, 91, 122, 16, 203, 47, 10, 90, 1, 217, 86, 253, 138, 222, 64, 134, 218, 217, 246, 157, 189, 32, 16, 57, 111, 217, 49, 103, 161, 208, 13, 216, 166, 15, 113, 167, 123, 34, 162, 111, 55, 173, 99, 43, 161, 163, 185, 250, 199, 127, 67, 11, 187, 175, 180, 138, 211, 35, 122, 195, 162, 6, 111, 70, 246, 153, 250, 67, 211, 28, 104, 15, 226, 176, 20, 231, 146, 36, 218, 147, 41, 240, 204, 159, 136, 253, 118, 194, 45, 97, 204, 55, 203, 15, 8, 121, 25, 175, 60, 167, 127, 1, 113, 233, 76, 9, 248, 91, 10, 100, 80, 29, 115, 37, 32, 131, 36, 63, 195, 65, 45, 104, 85, 65, 192, 222, 131, 48, 242, 52, 53, 33, 92, 83, 182, 15, 217, 167, 29, 231, 222, 0, 5, 244, 14, 19, 237, 183, 74, 129, 197, 4, 95, 14, 32, 123, 55, 120, 21, 171, 148, 206, 192, 27, 68, 152, 164, 4, 176, 89, 46, 218, 110, 53, 151, 0, 48, 53, 158, 74, 151, 73, 169, 46, 74, 37, 102, 130, 162, 38, 133, 134, 94, 189, 166, 194, 212, 236, 51, 141, 139, 242, 80, 22, 251, 16, 103, 106, 39, 242, 56, 254, 16, 253, 237, 198, 138, 149, 244, 184, 148, 104, 184, 98, 150, 15, 196, 136, 14, 193, 198, 15, 214, 16, 84, 27, 180, 45, 254, 165, 114, 248, 12, 211, 248, 122, 153, 22, 92, 145, 114, 184, 151, 239, 215, 71, 75, 167, 18, 88, 7, 60, 40, 228, 0, 119, 4, 32, 66, 29, 119, 2, 61, 69, 4, 32, 56, 160, 37, 213, 4, 95, 21, 68, 5, 216, 199, 163, 118, 97, 21, 68, 152, 74, 162, 80, 98, 229, 176, 194, 65, 53, 179, 169, 149, 217, 176, 194, 42, 25, 137, 5, 159, 247, 133, 31, 180, 156, 234, 52, 28, 147, 133, 31, 95, 23, 45, 119, 16, 5, 160, 57, 142, 146, 25, 183, 187, 83, 184, 81, 33, 158, 12, 162, 82, 40, 244, 164, 125, 114, 190, 123, 196, 214, 36, 212, 224, 33, 198, 46, 123, 157, 169, 246, 17, 163, 55, 60, 30, 79, 241, 62, 147, 59, 160, 249, 140, 181, 157, 48, 163, 71, 41, 235, 235, 147, 253, 144, 14, 156, 52, 58, 224, 182, 108, 18, 34, 22, 167, 248, 72, 2, 156, 66, 215, 41, 89, 129, 15, 2, 229, 115, 229, 17, 230, 77, 117, 132, 69, 211, 0, 67, 71, 115, 36, 94, 9, 186, 117, 177, 28, 19, 71, 236, 153, 74, 19, 154, 212, 6, 219, 125, 206, 163, 225, 217, 136, 81, 161, 179, 142, 99, 1, 94, 163, 18, 5, 231, 77, 64, 204, 141, 174, 11, 200, 35, 149, 136, 242, 169, 71, 67, 86, 82, 185, 204, 194, 171, 11, 228, 33, 170, 73, 92, 30, 247, 56, 233, 200, 205, 154, 121, 106, 187, 95, 27, 108, 33, 114, 81, 226, 44, 174, 115, 68, 144, 95, 48, 93, 51, 121, 245, 31, 84, 127, 80, 128, 84, 183, 236, 131, 183, 48, 199, 228, 220, 83, 116, 32, 35, 144, 39, 78, 221, 181, 114, 249, 93, 250, 129, 212, 62, 146, 92, 198, 183, 186, 65, 39, 65, 225, 150, 34, 189, 98, 238, 215, 70, 116, 167, 18, 47, 130, 14, 66, 95, 63, 90, 155, 31, 106, 171, 82, 189, 223, 109, 152, 75, 234, 43, 12, 3, 221, 66, 173, 42, 143, 250, 232, 4, 85, 45, 81, 162, 7, 114, 0, 133, 139, 163, 51, 107, 61, 205, 183, 45, 84, 161, 199, 197, 45, 189, 153, 68, 82, 191, 233, 58, 166, 208, 88, 93, 115, 151, 68, 148, 14, 56, 42, 199, 73, 9, 214, 146, 61, 10, 35, 162, 46, 91, 214, 16, 29, 234, 177, 2, 186, 6, 198, 243, 92, 28, 175, 227, 152, 81, 57, 197, 236, 172, 5, 165, 137, 88, 245, 20, 4, 161, 131, 69, 33, 161, 178, 30, 36, 193, 235, 103, 178, 86, 1, 197, 88, 3, 250, 180, 176, 0, 182, 103, 8, 179, 221, 196, 252, 95, 35, 27, 183, 123, 2, 89, 236, 86, 177, 27, 247, 187, 223, 110, 84, 209, 244, 249, 48, 83, 173, 56, 169, 96, 151, 107, 216, 251, 236, 47, 98, 51, 23, 180, 241, 213, 161, 246, 78, 95, 180, 12, 65, 37, 176, 12, 118, 107, 149, 41, 136, 178, 77, 98, 232, 110, 127, 5, 128, 170, 222, 154, 146, 80, 19, 211, 204, 143, 198, 75, 247, 150, 199, 33, 108, 47, 143, 43, 135, 156, 216, 24, 4, 64, 131, 141, 159, 227, 245, 106, 196, 0, 95, 6, 248, 154, 120, 176, 106, 72, 132, 77, 43, 4, 29, 234, 234, 200, 250, 225, 222, 153, 158, 230, 209, 214, 47, 165, 40, 187, 221, 154, 17, 22, 73, 103, 78, 102, 137, 208, 6, 41, 113, 253, 60, 185, 157, 104, 6, 41, 119, 117, 75, 152, 63, 198, 9, 176, 44, 190, 174, 69, 47, 72, 225, 136, 240, 72, 114, 13, 240, 35, 17, 136, 219, 108, 95, 25, 78, 123, 193, 56, 132, 248, 130, 76, 73, 68, 159, 156, 196, 223, 148, 15, 50, 132, 39, 36, 171, 56, 58, 7, 126, 81, 203, 66, 199, 29, 85, 131, 225, 49, 43, 162, 79, 214, 98, 164, 4, 195, 30, 126, 197, 182, 159, 155, 48, 83, 14, 110, 4, 39, 168, 153, 72, 207, 141, 60, 170, 206, 81, 246, 194, 11, 109, 28, 29, 206, 171, 193, 33, 12, 47, 143, 189, 96, 46, 211, 206, 16, 255, 95, 135, 55, 116, 195, 155, 165, 171, 131, 203, 102, 136, 179, 78, 153, 107, 67, 169, 41, 200, 63, 25, 1, 194, 156, 242, 171, 226, 201, 46, 159, 202, 164, 134, 250, 122, 31, 31, 84, 37, 37, 250, 246, 249, 150, 151, 20, 53, 53, 112, 182, 145, 108, 246, 213, 245, 127, 121, 200, 171, 174, 81, 11, 13, 151, 40, 15, 43, 32, 119, 221, 44, 131, 137, 8, 112, 153, 20, 223, 76, 163, 148, 92, 244, 11, 25, 96, 151, 165, 144, 12, 36, 32, 152, 36, 183, 197, 251, 248, 90, 70, 95, 202, 94, 119, 5, 18, 109, 193, 42, 150, 158, 183, 7, 165, 186, 50, 51, 80, 214, 215, 80, 20, 186, 152, 184, 152, 54, 55, 145, 215, 11, 156, 95, 50, 204, 143, 85, 240, 247, 133, 32, 196, 76, 15, 86, 97, 39, 62, 42, 75, 211, 191, 160, 167, 167, 129, 60, 193, 11, 247, 100, 153, 105, 154, 45, 85, 196, 87, 75, 80, 233, 201, 122, 159, 52, 199, 48, 30, 91, 77, 171, 182, 12, 106, 244, 117, 119, 15, 52, 194, 180, 18, 156, 13, 247, 77, 80, 253, 161, 164, 238, 67, 224, 230, 151, 69, 129, 132, 124, 21, 236, 121, 19, 21, 23, 177, 210, 7, 45, 28, 165, 203, 103, 1, 40, 254, 16, 35, 217, 214, 95, 21, 182, 102, 21, 242, 162, 40, 255, 181, 62, 166, 9, 117, 1, 140, 79, 219, 105, 86, 172, 239, 48, 52, 63, 203, 79, 140, 107, 176, 19, 157, 40, 139, 48, 183, 79, 76, 47, 83, 104, 203, 112, 139, 107, 20, 211, 167, 187, 122, 30, 208, 177, 201, 119, 129, 35, 226, 80, 252, 74, 247, 224, 202, 69, 46, 195, 89, 249, 17, 167, 30, 21, 254, 255, 92, 98, 47, 78, 95, 36, 67, 247, 24, 60, 228, 13, 247, 92, 123, 197, 68, 21, 65, 215, 36, 221, 115, 107, 176, 176, 183, 76, 134, 125, 19, 154, 33, 18, 105, 97, 216, 25, 17, 60, 32, 106, 56, 208, 224, 153, 145, 83, 211, 246, 114, 78, 123, 210, 174, 213, 197, 29, 137, 37, 9, 210, 174, 203, 66, 217, 152, 179, 140, 168, 195, 106, 226, 153, 214, 242, 70, 40, 67, 152, 190, 191, 189, 36, 11, 125, 228, 36, 196, 167, 236, 132, 21, 125, 228, 76, 218, 71, 151, 232, 38, 80, 161, 29, 137, 161, 126, 66, 90, 232, 57, 106, 218, 141, 165, 162, 221, 23, 20, 11, 69, 116, 94, 58, 231, 71, 68, 18, 188, 131, 178, 100, 122, 221, 143, 83, 156, 84, 38, 199, 110, 165, 87, 207, 134, 229, 38, 138, 203, 220, 141, 186, 251, 74, 242, 223, 145, 60, 237, 73, 75, 88, 113, 92, 211, 51, 30, 95, 132, 170, 205, 70, 9, 227, 206, 90, 45, 240, 235, 47, 205, 74, 107, 24, 165, 193, 137, 227, 3, 170, 203, 151, 147, 242, 54, 207, 215, 155, 167, 73, 51, 161, 143, 121, 231, 171, 183, 144, 156, 88, 35, 78, 137, 43, 86, 206, 122, 36, 55, 143, 109, 235, 22, 94, 231, 206, 49, 72, 223, 252, 19, 125, 52, 165, 152, 255, 13, 196, 219, 202, 157, 216, 70, 85, 45, 220, 235, 55, 136, 34, 197, 30, 27, 108, 123, 213, 74, 22, 107, 11, 182, 204, 108, 50, 112, 107, 243, 209, 6, 36, 196, 5, 253, 249, 36, 50, 69, 80, 94, 163, 202, 73, 207, 246, 35, 112, 126, 4, 223, 72, 67, 155, 206, 23, 111, 93, 213, 9, 49, 169, 6, 247, 79, 92, 102, 84, 53, 169, 132, 221, 81, 38, 165, 198, 26, 77, 168, 157, 17, 35, 138, 5, 184, 245, 239, 52, 113, 161, 111, 189, 117, 235, 231, 212, 17, 229, 106, 109, 94, 64, 250, 174, 144, 57, 164, 180, 77, 107, 68, 46, 16, 164, 252, 167, 129, 124, 99, 94, 89, 162, 73, 147, 127, 38, 129, 86, 81, 25, 155, 173, 142, 12, 8, 72, 198, 201, 93, 182, 47, 23, 252, 56, 182, 148, 206, 230, 145, 79, 14, 40, 230, 142, 95, 17, 129, 246, 168, 16, 206, 25, 38, 89, 218, 12, 173, 78, 128, 139, 163, 17, 79, 23, 133, 46, 96, 18, 4, 156, 84, 184, 109, 58, 158, 22, 85, 227, 138, 240, 215, 74, 174, 253, 191, 186, 65, 88, 97, 13, 36, 167, 152, 42, 191, 100, 205, 45, 68, 199, 34, 190, 162, 93, 218, 84, 15, 195, 51, 182, 25, 229, 46, 132, 63, 219, 178, 54, 9, 148, 118, 58, 76, 152, 128, 253, 140, 24, 190, 122, 140, 158, 18, 36, 251, 67, 31, 147, 173, 90, 70, 157, 157, 53, 239, 187, 213, 182, 251, 46, 136, 152, 79, 102, 118, 171, 205, 201, 125, 171, 27, 182, 198, 210, 117, 183, 205, 79, 139, 17, 195, 78, 166, 212, 199, 115, 21, 137, 59, 30, 140, 142, 68, 73, 253, 54, 128, 220, 41, 190, 152, 229, 163, 214, 32, 253, 120, 26, 11, 0, 200, 3, 248, 18, 129, 88, 98, 121, 80, 67, 56, 127, 53, 163, 235, 189, 173, 219, 173, 27, 200, 101, 91, 184, 201, 91, 45, 213, 218, 186, 176, 100, 61, 152, 76, 102, 103, 187, 170, 79, 105, 88, 12, 247, 18, 32, 91, 254, 92, 59, 222, 176, 225, 170, 148, 193, 196, 59, 222, 155, 87, 235, 144, 100, 135, 145, 101, 88, 223, 26, 181, 224, 109, 233, 189, 217, 53, 90, 125, 195, 217, 127, 197, 85, 216, 178, 87, 218, 221, 47, 117, 118, 55, 46, 225, 128, 195, 228, 131, 17, 98, 48, 12, 101, 249, 236, 139, 223, 70, 188, 148, 117, 38, 152, 121, 189, 242, 84, 193, 246, 146, 248, 217, 210, 162, 216, 15, 227, 82, 25, 237, 24, 202, 243, 26, 212, 14, 137, 93, 234, 120, 65, 11, 109, 140, 31, 129, 212, 15, 215, 152, 35, 194, 255, 97, 43, 78, 111, 49, 153, 136, 79, 183, 85, 50, 59, 123, 80, 188, 159, 7, 229, 18, 27, 30, 142, 154, 70, 182, 232, 132, 25, 15, 98, 118, 6, 118, 93, 157, 190, 248, 130, 201, 11, 149, 236, 9, 36, 255, 28, 195, 147, 29, 198, 148, 52, 225, 25, 236, 7, 63, 226, 16, 141, 84, 54, 162, 23, 79, 52, 25, 93, 22, 31, 37, 79, 88, 247, 20, 239, 48, 77, 221, 231, 240, 222, 6, 170, 241, 202, 86, 61, 22, 227, 53, 68, 43, 129, 28, 93, 54, 2, 90, 230, 187, 171, 135, 215, 199, 118, 139, 133, 66, 167, 21, 119, 103, 115, 81, 226, 172, 3, 130, 228, 59, 200, 168, 127, 168, 224, 142, 36, 123, 189, 139, 63, 214, 49, 254, 42, 133, 154, 120, 91, 66, 204, 18, 10, 101, 3, 251, 60, 44, 230, 95, 156, 86, 70, 119, 249, 14, 231, 187, 28, 214, 96, 155, 180, 105, 126, 127, 219, 205, 199, 249, 110, 68, 30, 89, 147, 133, 154, 173, 150, 245, 87, 164, 63, 161, 214, 96, 58, 32, 170, 132, 175, 17, 142, 59, 25, 28, 154, 183, 139, 9, 45, 37, 142, 240, 148, 79, 179, 49, 6, 255, 6, 173, 65, 16, 65, 213, 89, 222, 217, 141, 114, 68, 33, 181, 176, 101, 65, 16, 110, 239, 62, 156, 2, 189, 218, 140, 235, 165, 14, 108, 66, 179, 221, 210, 251, 80, 46, 87, 200, 191, 249, 200, 27, 242, 206, 247, 131, 160, 179, 54, 200, 26, 192, 82, 226, 249, 197, 184, 131, 236, 48, 194, 188, 241, 58, 183, 177, 159, 111, 105, 107, 24, 155, 123, 208, 199, 175, 169, 130, 111, 190, 119, 145, 144, 34, 139, 99, 132, 50, 162, 187, 64, 10, 115, 157, 9, 246, 102, 126, 8, 212, 236, 145, 246, 188, 133, 104, 206, 164, 188, 240, 138, 214, 162, 33, 151, 71, 198, 101, 170, 147, 178, 79, 97, 255, 126, 80, 8, 134, 104, 57, 153, 68, 21, 87, 2, 214, 135, 222, 161, 228, 181, 247, 153, 97, 216, 81, 136, 133, 167, 167, 179, 252, 59, 243, 60, 133, 167, 13, 170, 157, 126, 218, 13, 249, 228, 85, 182, 153, 184, 154, 149, 249, 228, 71, 9, 45, 194, 175, 248, 97, 130, 10, 1, 223, 122, 193, 60, 97, 130, 85, 124, 143, 51, 82, 140, 51, 82, 249, 229, 101, 1, 229, 60, 51, 82, 34, 152, 68,  ];

// ── red.js
let red_colors = [ 5, 165, 9, 0, 41, 74, 7, 211, 29, 189, 33, 24, 65, 98, 31, 235, 96, 51, 108, 114, 69, 51, 235, 22, 245, 253, 214, 162, 117, 81, 36, 115, 207, 82, 78, 234, 109, 180, 207, 145, 215, 234, 90, 50, 181, 54, 236, 214, 100, 54, 136, 136, 90, 28, 148, 94, 152, 184, 72, 232, 186, 226, 181, 1, 24, 176, 72, 120, 107, 141, 93, 145, 71, 111, 122, 168, 155, 226, 186, 173, 59, 215, 198, 95, 251, 182, 26, 230, 210, 62, 184, 191, 91, 237, 126, 176, 101, 240, 87, 155, 38, 73, 208, 62, 211, 6, 41, 43, 182, 237, 247, 61, 146, 110, 73, 111, 97, 151, 5, 230, 135, 77, 5, 47, 33, 135, 43, 117, 230, 146, 3, 20, 222, 95, 53, 189, 214, 80, 233, 92, 38, 217, 144, 57, 182, 187, 91, 236, 241, 114, 93, 72, 76, 147, 225, 124, 129, 255, 225, 136, 137, 195, 172, 218, 20, 178, 96, 203, 91, 177, 226, 178, 236, 32, 186, 169, 71, 128, 128, 179, 236, 202, 58, 165, 54, 166, 58, 211, 12, 36, 202, 150, 193, 14, 131, 229, 50, 119, 118, 33, 63, 154, 69, 69, 146, 228, 181, 22, 146, 190, 135, 218, 6, 162, 107, 183, 238, 179, 139, 154, 198, 122, 20, 160, 111, 20, 65, 219, 128, 49, 53, 11, 61, 161, 119, 251, 160, 105, 171, 97, 127, 101, 238, 15, 245, 61, 36, 182, 205, 180, 244, 143, 117, 247, 245, 147, 80, 58, 211, 125, 103, 147, 200, 28, 24, 245, 213, 245, 223, 165, 139, 33, 212, 180, 190, 46, 14, 215, 28, 49, 53, 118, 98, 30, 254, 66, 202, 204, 119, 144, 61, 254, 23, 175, 177, 24, 226, 56, 77, 102, 127, 95, 23, 234, 74, 22, 21, 254, 202, 146, 109, 168, 146, 18, 229, 222, 170, 135, 182, 24, 77, 197, 184, 131, 251, 143, 99, 94, 160, 111, 74, 19, 139, 232, 139, 25, 223, 216, 199, 75, 68, 16, 155, 49, 124, 7, 239, 107, 100, 133, 140, 176, 171, 86, 199, 221, 144, 156, 31, 255, 66, 193, 79, 141, 64, 192, 92, 178, 247, 192, 190, 66, 94, 47, 177, 230, 3, 137, 190, 130, 158, 15, 103, 32, 92, 218, 180, 155, 25, 106, 151, 126, 165, 214, 114, 67, 193, 55, 198, 183, 45, 180, 190, 171, 50, 227, 155, 176, 105, 25, 46, 251, 130, 164, 134, 109, 205, 221, 121, 138, 154, 20, 53, 112, 201, 242, 161, 130, 146, 60, 1, 98, 251, 254, 0, 247, 250, 74, 33, 229, 146, 29, 126, 151, 154, 231, 253, 253, 200, 15, 187, 109, 190, 93, 38, 153, 173, 110, 51, 45, 126, 166, 112, 175, 139, 194, 76, 27, 82, 162, 220, 182, 58, 108, 70, 155, 210, 163, 222, 141, 158, 215, 188, 118, 175, 9, 203, 189, 233, 163, 166, 182, 239, 69, 179, 79, 237, 30, 145, 13, 62, 17, 85, 167, 49, 117, 199, 13, 62, 177, 173, 208, 84, 223, 51, 165, 48, 169, 34, 236, 2, 115, 61, 125, 8, 20, 184, 250, 6, 93, 166, 168, 255, 218, 161, 37, 120, 67, 100, 88, 175, 87, 33, 101, 102, 154, 173, 89, 141, 215, 192, 167, 110, 179, 55, 225, 21, 224, 65, 164, 22, 157, 180, 90, 225, 53, 5, 243, 88, 230, 40, 186, 65, 95, 88, 213, 211, 249, 147, 45, 83, 230, 49, 100, 232, 139, 173, 29, 67, 135, 112, 7, 141, 44, 87, 65, 224, 123, 126, 116, 215, 50, 139, 33, 192, 16, 155, 238, 76, 231, 189, 90, 245, 183, 189, 207, 105, 203, 23, 42, 197, 152, 249, 108, 112, 76, 41, 216, 180, 5, 224, 22, 17, 72, 143, 152, 116, 140, 174, 243, 250, 203, 113, 93, 46, 239, 106, 51, 246, 205, 191, 101, 54, 137, 220, 234, 96, 103, 43, 38, 45, 118, 126, 157, 140, 68, 215, 54, 61, 128, 252, 97, 207, 125, 127, 248, 166, 96, 239, 227, 217, 24, 169, 16, 190, 123, 235, 177, 138, 98, 44, 27, 172, 212, 224, 144, 104, 108, 144, 59, 204, 220, 223, 84, 182, 82, 17, 215, 132, 101, 40, 223, 201, 148, 75, 247, 164, 34, 139, 86, 215, 239, 95, 175, 199, 226, 135, 249, 106, 95, 127, 239, 7, 72, 109, 173, 251, 30, 243, 174, 132, 97, 187, 78, 157, 255, 47, 14, 228, 213, 95, 222, 168, 2, 14, 88, 178, 75, 90, 174, 171, 10, 36, 216, 50, 141, 68, 170, 234, 246, 50, 95, 107, 122, 172, 178, 63, 33, 254, 151, 163, 239, 235, 163, 220, 158, 56, 128, 168, 206, 250, 66, 20, 228, 218, 240, 24, 31, 201, 213, 110, 254, 145, 205, 93, 121, 241, 76, 212, 80, 229, 117, 5, 121, 120, 94, 34, 66, 139, 246, 22, 249, 251, 190, 201, 207, 245, 214, 246, 36, 167, 145, 174, 52, 121, 44, 178, 39, 231, 102, 153, 101, 129, 124, 2, 20, 145, 138, 40, 221, 26, 36, 217, 138, 176, 195, 37, 164, 232, 196, 121, 202, 2, 76, 2, 213, 253, 124, 79, 225, 249, 62, 171, 115, 201, 108, 63, 202, 204, 189, 107, 159, 60, 99, 151, 223, 37, 78, 135, 29, 128, 163, 215, 76, 161, 230, 245, 14, 94, 124, 149, 194, 90, 33, 241, 225, 110, 228, 253, 166, 252, 31, 220, 88, 225, 234, 102, 239, 110, 13, 253, 124, 27, 186, 54, 187, 14, 22, 224, 241, 39, 117, 134, 17, 98, 23, 162, 247, 155, 173, 190, 237, 191, 246, 108, 38, 33, 136, 66, 160, 64, 86, 196, 92, 73, 40, 226, 245, 236, 191, 52, 92, 88, 196, 236, 253, 173, 86, 53, 61, 32, 68, 108, 19, 196, 250, 144, 15, 202, 176, 47, 94, 46, 98, 202, 78, 106, 176, 47, 93, 123, 225, 228, 57, 74, 148, 233, 100, 220, 174, 196, 140, 210, 20, 105, 85, 29, 18, 73, 44, 180, 137, 108, 2, 41, 11, 234, 105, 174, 137, 108, 53, 58, 217, 118, 93, 194, 15, 246, 114, 21, 21, 179, 174, 232, 167, 142, 157, 195, 154, 175, 232, 216, 225, 26, 3, 200, 0, 229, 250, 248, 17, 74, 105, 154, 149, 24, 183, 191, 227, 130, 132, 107, 21, 163, 54, 125, 171, 74, 209, 86, 92, 34, 208, 154, 134, 52, 29, 6, 184, 45, 106, 110, 230, 148, 74, 86, 168, 186, 64, 133, 92, 226, 179, 224, 50, 89, 130, 229, 12, 146, 246, 114, 214, 135, 187, 177, 203, 255, 200, 206, 107, 188, 18, 117, 43, 95, 51, 81, 174, 131, 152, 69, 105, 126, 169, 67, 0, 227, 41, 131, 121, 142, 161, 75, 125, 28, 18, 125, 164, 154, 47, 131, 248, 187, 11, 29, 100, 90, 197, 191, 5, 115, 174, 62, 30, 89, 99, 179, 215, 98, 94, 246, 230, 33, 180, 181, 157, 117, 166, 56, 203, 252, 30, 41, 99, 116, 127, 28, 91, 140, 194, 55, 29, 177, 45, 85, 178, 46, 4, 195, 32, 93, 196, 91, 10, 134, 109, 105, 217, 225, 45, 38, 141, 217, 108, 39, 152, 16, 211, 184, 173, 249, 102, 159, 89, 214, 23, 165, 138, 203, 72, 134, 170, 4, 58, 193, 106, 171, 47, 98, 253, 94, 10, 2, 198, 114, 45, 122, 222, 149, 226, 210, 134, 50, 96, 153, 164, 163, 206, 102, 191, 234, 106, 121, 123, 222, 149, 250, 95, 138, 198, 61, 91, 242, 7, 89, 194, 215, 82, 105, 117, 126, 57, 69, 66, 87, 155, 101, 225, 108, 192, 212, 41, 125, 210, 50, 118, 139, 239, 208, 33, 117, 79, 12, 59, 88, 228, 243, 210, 94, 30, 137, 9, 76, 3, 15, 194, 78, 164, 11, 107, 126, 13, 83, 181, 68, 186, 107, 53, 77, 162, 9, 157, 44, 115, 148, 190, 52, 99, 163, 40, 16, 91, 241, 100, 247, 229, 71, 8, 240, 111, 246, 43, 105, 131, 61, 25, 175, 126, 120, 152, 156, 62, 77, 41, 191, 169, 146, 175, 135, 24, 25, 19, 164, 90, 77, 68, 58, 217, 51, 51, 196, 80, 246, 3, 29, 195, 12, 111, 21, 247, 141, 193, 241, 223, 94, 159, 69, 176, 61, 66, 208, 179, 100, 232, 203, 56, 85, 191, 4, 109, 34, 40, 11, 236, 199, 42, 213, 204, 108, 164, 155, 209, 10, 35, 236, 217, 184, 204, 195, 149, 32, 155, 234, 69, 105, 136, 227, 18, 105, 243, 92, 7, 227, 216, 51, 176, 149, 230, 106, 148, 194, 215, 1, 24, 131, 14, 41, 240, 24, 79, 121, 140, 61, 206, 132, 175, 118, 192, 235, 243, 22, 146, 43, 82, 8, 96, 139, 148, 240, 65, 68, 97, 49, 28, 57, 159, 16, 36, 119, 232, 95, 92, 121, 38, 54, 109, 162, 96, 123, 199, 121, 212, 172, 120, 52, 92, 197, 71, 249, 118, 174, 239, 163, 177, 212, 43, 57, 190, 215, 96, 62, 95, 232, 235, 249, 65, 207, 179, 228, 97, 142, 68, 193, 164, 117, 163, 84, 213, 102, 68, 193, 160, 186, 253, 196, 158, 38, 165, 127, 103, 12, 36, 244, 237, 46, 253, 215, 75, 215, 134, 251, 39, 114, 189, 233, 79, 24, 100, 21, 218, 38, 109, 153, 71, 38, 97, 246, 25, 92, 153, 188, 157, 33, 130, 240, 196, 136, 161, 196, 96, 129, 142, 119, 216, 251, 251, 92, 127, 103, 6, 87, 235, 39, 91, 188, 179, 49, 35, 30, 233, 141, 8, 211, 186, 148, 19, 248, 126, 253, 120, 67, 91, 99, 168, 157, 162, 213, 113, 118, 168, 169, 152, 44, 125, 91, 81, 86, 229, 201, 187, 32, 28, 165, 222, 218, 226, 226, 146, 68, 160, 179, 46, 42, 6, 152, 5, 33, 143, 1, 201, 55, 71, 86, 239, 151, 254, 69, 137, 247, 245, 161, 138, 37, 26, 101, 24, 13, 20, 213, 40, 91, 200, 167, 160, 149, 221, 252, 120, 130, 73, 23, 104, 47, 110, 44, 30, 244, 18, 79, 120, 63, 156, 170, 62, 246, 146, 143, 207, 107, 220, 94, 3, 9, 55, 63, 103, 3, 170, 94, 149, 136, 107, 54, 84, 55, 234, 140, 81, 10, 88, 244, 116, 87, 132, 39, 160, 192, 109, 99, 188, 105, 75, 62, 190, 247, 58, 203, 92, 9, 143, 2, 56, 114, 96, 131, 106, 88, 175, 219, 151, 75, 211, 27, 170, 152, 156, 4, 103, 3, 183, 218, 247, 171, 178, 19, 205, 86, 7, 152, 215, 139, 54, 28, 155, 132, 100, 149, 116, 84, 48, 186, 96, 112, 170, 97, 244, 212, 49, 38, 97, 32, 203, 146, 37, 208, 90, 102, 74, 99, 107, 120, 221, 136, 223, 194, 193, 137, 246, 172, 147, 0, 62, 18, 26, 29, 89, 216, 3, 112, 253, 235, 112, 193, 180, 138, 208, 195, 44, 48, 220, 59, 63, 194, 248, 235, 231, 139, 212, 249, 193, 175, 61, 56, 71, 231, 243, 91, 251, 123, 29, 24, 220, 192, 207, 156, 85, 249, 170, 99, 55, 246, 112, 157, 4, 143, 122, 51, 10, 223, 122, 207, 179, 58, 235, 207, 31, 190, 24, 59, 218, 192, 139, 111, 253, 190, 52, 240, 234, 105, 26, 20, 0, 194, 153, 130, 236, 137, 138, 132, 27, 82, 216, 167, 189, 219, 103, 254, 158, 133, 67, 214, 189, 65, 167, 62, 109, 133, 253, 40, 194, 251, 63, 217, 174, 17, 68, 117, 40, 33, 39, 193, 168, 224, 193, 243, 146, 204, 33, 192, 209, 178, 55, 87, 224, 118, 241, 144, 161, 42, 142, 189, 148, 16, 2, 217, 159, 217, 235, 228, 30, 130, 186, 145, 234, 195, 233, 141, 192, 251, 225, 109, 114, 131, 69, 34, 223, 185, 129, 13, 165, 146, 139, 15, 43, 13, 47, 75, 127, 128, 89, 243, 160, 121, 47, 75, 11, 207, 250, 107, 110, 127, 171, 174, 93, 68, 45, 65, 132, 225, 171, 174, 144, 204, 131, 36, 244, 161, 244, 86, 66, 33, 79, 254, 129, 175, 244, 86, 87, 40, 170, 209, 125, 202, 81, 253, 36, 245, 8, 164, 117, 20, 81, 253, 101, 179, 164, 1, 189, 77, 153, 55, 103, 204, 220, 60, 245, 29, 177, 79, 93, 213, 206, 37, 9, 127, 119, 91, 184, 237, 243, 210, 90, 209, 167, 139, 42, 159, 50, 254, 108, 60, 121, 231, 97, 209, 100, 48, 76, 66, 193, 47, 149, 2, 185, 173, 225, 224, 81, 133, 162, 164, 156, 150, 72, 180, 177, 229, 244, 15, 82, 128, 209, 187, 178, 3, 155, 249, 231, 209, 43, 223, 226, 51, 103, 149, 72, 102, 124, 67, 202, 224, 20, 228, 149, 212, 72, 133, 42, 64, 212, 52, 246, 82, 158, 164, 232, 52, 212, 136, 93, 182, 30, 202, 120, 196, 52, 114, 156, 14, 97, 29, 214, 41, 239, 186, 54, 15, 130, 179, 150, 233, 35, 110, 196, 84, 90, 248, 143, 149, 167, 49, 55, 218, 108, 254, 215, 221, 31, 53, 241, 240, 188, 100, 102, 50, 136, 80, 106, 82, 198, 224, 246, 194, 99, 51, 140, 139, 221, 56, 246, 80, 10, 145, 33, 7, 66, 152, 206, 40, 158, 121, 114, 3, 95, 104, 239, 75, 234, 219, 69, 38, 199, 90, 15, 107, 208, 156, 13, 186, 107, 252, 254, 175, 153, 80, 193, 137, 148, 220, 94, 15, 106, 43, 240, 159, 13, 186, 39, 149, 1, 3, 238, 57, 139, 60, 231, 85, 173, 117, 202, 107, 140, 36, 132, 80, 241, 155, 150, 74, 106, 90, 164, 112, 215, 199, 239, 189, 212, 240, 205, 228, 167, 202, 79, 22, 14, 46, 77, 100, 175, 77, 60, 169, 243, 163, 246, 64, 42, 245, 210, 43, 66, 113, 110, 184, 230, 127, 173, 226, 150, 125, 124, 48, 92, 133, 131, 170, 31, 169, 108, 32, 113, 160, 250, 184, 32, 119, 159, 7, 111, 33, 163, 86, 8, 237, 7, 111, 14, 233, 108, 12, 98, 177, 64, 150, 116, 182, 213, 160, 234, 91, 32, 118, 43, 197, 145, 107, 232, 169, 193, 62, 91, 242, 49, 5, 72, 19, 81, 206, 211, 230, 161, 56, 31, 150, 228, 203, 134, 162, 229, 42, 78, 162, 4, 235, 98, 210, 40, 166, 90, 204, 168, 92, 114, 42, 29, 208, 44, 188, 88, 12, 219, 44, 113, 11, 182, 217, 99, 14, 182, 236, 178, 106, 68, 27, 163, 78, 167, 43, 196, 45, 112, 211, 140, 207, 232, 66, 59, 63, 161, 171, 52, 119, 194, 170, 49, 158, 148, 247, 92, 82, 253, 255, 70, 107, 189, 219, 172, 162, 224, 204, 161, 126, 191, 215, 21, 202, 64, 58, 81, 97, 87, 69, 13, 194, 244, 242, 69, 15, 81, 112, 139, 205, 160, 87, 214, 112, 211, 82, 43, 109, 54, 105, 33, 175, 212, 196, 142, 253, 69, 147, 119, 9, 251, 8, 78, 189, 93, 33, 103, 93, 31, 249, 45, 239, 212, 151, 107, 168, 103, 1, 173, 111, 207, 17, 24, 56, 248, 0, 44, 148, 118, 1, 213, 178, 57, 170, 108, 212, 182, 54, 117, 175, 35, 131, 79, 195, 25, 50, 207, 193, 210, 135, 79, 195, 165, 242, 211, 202, 253, 158, 59, 110, 203, 104, 64, 152, 217, 194, 19, 70, 176, 188, 13, 194, 45, 173, 164, 15, 2, 102, 113, 132, 72, 25, 84, 191, 141, 137, 29, 20, 61, 132, 103, 144, 167, 37, 44, 191, 107, 202, 239, 24, 136, 41, 201, 73, 105, 121, 13, 45, 225, 131, 9, 91, 225, 109, 109, 141, 198, 97, 86, 169, 230, 239, 35, 96, 180, 186, 47, 50, 52, 227, 19, 80, 168, 49, 215, 79, 173, 66, 210, 171, 25, 180, 99, 17, 168, 244, 178, 139, 147, 124, 151, 180, 40, 238, 34, 150, 7, 153, 156, 125, 7, 10, 242, 102, 13, 164, 254, 139, 186, 140, 115, 162, 171, 67, 25, 63, 43, 42, 51, 98, 38, 71, 21, 188, 28, 13, 63, 159, 239, 46, 19, 114, 177, 75, 71, 167, 230, 133, 14, 241, 119, 158, 247, 125, 235, 198, 141, 153, 204, 246, 7, 141, 136, 193, 47, 160, 233, 152, 41, 114, 132, 46, 244, 13, 183, 142, 65, 138, 115, 232, 159, 232, 94, 44, 244, 106, 15, 142, 224, 203, 154, 38, 20, 138, 44, 239, 146, 104, 58, 107, 244, 198, 111, 4, 193, 247, 144, 19, 20, 230, 71, 148, 9, 20, 103, 35, 44, 127, 14, 39, 68, 202, 63, 191, 108, 191, 133, 197, 139, 233, 211, 10, 141, 119, 154, 245, 95, 150, 153, 78, 237, 215, 188, 249, 169, 26, 217, 51, 74, 9, 221, 41, 178, 231, 229, 73, 202, 137, 49, 254, 74, 157, 162, 115, 50, 55, 196, 139, 74, 93, 32, 165, 106, 111, 23, 144, 64, 101, 87, 178, 143, 129, 38, 41, 156, 240, 83, 82, 255, 241, 202, 75, 187, 117, 9, 169, 52, 200, 221, 198, 201, 252, 133, 37, 220, 112, 143, 188, 56, 248, 123, 232, 76, 207, 237, 92, 117, 225, 176, 126, 44, 175, 140, 67, 7, 16, 46, 249, 174, 204, 199, 189, 202, 185, 91, 87, 254, 28, 46, 214, 49, 250, 218, 179, 54, 22, 69, 178, 161, 49, 238, 47, 214, 182, 65, 180, 182, 99, 122, 203, 61, 84, 216, 129, 31, 254, 91, 249, 45, 68, 91, 37, 36, 66, 34, 130, 186, 154, 130, 192, 117, 250, 56, 196, 250, 218, 184, 127, 130, 194, 154, 160, 105, 65, 179, 72, 170, 98, 239, 238, 209, 169, 34, 28, 213, 5, 147, 237, 83, 225, 73, 154, 123, 151, 232, 201, 35, 177, 120, 66, 247, 4, 203, 164, 249, 192, 44, 219, 52, 117, 208, 58, 49, 248, 239, 120, 244, 152, 219, 178, 52, 119, 3, 235, 165, 155, 135, 24, 212, 23, 67, 86, 149, 142, 152, 142, 153, 229, 8, 222, 173, 24, 142, 250, 25, 101, 159, 176, 183, 251, 228, 144, 3, 78, 241, 85, 194, 85, 181, 92, 3, 78, 231, 227, 181, 222, 51, 236, 238, 67, 30, 66, 48, 222, 82, 40, 110, 195, 76, 189, 158, 161, 239, 152, 97, 175, 115, 36, 75, 219, 228, 168, 97, 175, 16, 103, 28, 160, 25, 162, 89, 210, 221, 223, 97, 77, 63, 0, 241, 106, 162, 160, 178, 79, 237, 28, 193, 95, 237, 97, 42, 87, 211, 74, 241, 143, 207, 103, 123, 125, 107, 204, 168, 150, 243, 113, 222, 114, 156, 166, 112, 94, 129, 229, 76, 250, 245, 121, 222, 217, 233, 55, 38, 117, 27, 167, 62, 57, 96, 44, 153, 187, 26, 76, 125, 220, 195, 106, 26, 225, 44, 22, 45, 140, 153, 112, 49, 117, 48, 139, 249, 180, 178, 155, 149, 138, 31, 223, 89, 20, 35, 69, 32, 243, 86, 64, 57, 156, 134, 254, 67, 200, 68, 62, 73, 172, 96, 175, 99, 87, 115, 58, 121, 36, 109, 167, 174, 29, 175, 42, 57, 228, 177, 55, 89, 75, 159, 60, 22, 106, 72, 49, 229, 103, 252, 234, 222, 50, 183, 93, 52, 119, 208, 121, 13, 102, 28, 113, 79, 159, 83, 209, 157, 246, 9, 191, 111, 23, 101, 243, 120, 198, 5, 62, 146, 186, 159, 45, 208, 30, 63, 134, 137, 130, 60, 178, 174, 104, 212, 125, 150, 172, 169, 252, 206, 136, 110, 108, 226, 214, 157, 226, 170, 113, 127, 207, 121, 255, 163, 118, 138, 81, 108, 38, 126, 155, 154, 4, 67, 66, 35, 67, 146, 211, 235, 140, 3, 2, 155, 150, 73, 29, 99, 138, 153, 223, 221, 1, 101, 89, 125, 10, 57, 127, 1, 101, 164, 136, 120, 213, 216, 200, 221, 172, 72, 205, 252, 227, 88, 72, 36, 41, 153, 90, 80, 87, 55, 45, 165, 81, 240, 206, 46, 147, 47, 37, 126, 32, 178, 9, 92, 245, 195, 22, 135, 41, 189, 145, 227, 177, 179, 6, 252, 162, 53, 43, 111, 222, 194, 6, 124, 96, 180, 230, 144, 76, 170, 238, 154, 175, 249, 184, 151, 180, 44, 11, 126, 227, 174, 242, 87, 34, 12, 235, 29, 65, 245, 240, 245, 148, 214, 219, 68, 132, 93, 214, 106, 84, 230, 235, 159, 65, 255, 16, 63, 204, 220, 11, 29, 163, 251, 61, 111, 100, 252, 43, 168, 176, 30, 191, 56, 5, 113, 234, 218, 0, 38, 128, 178, 117, 161, 26, 75, 132, 109, 62, 201, 101, 214, 97, 182, 172, 191, 162, 68, 29, 22, 161, 113, 120, 200, 77, 113, 151, 187, 225, 23, 193, 250, 90, 176, 35, 227, 9, 196, 247, 18, 191, 174, 243, 157, 140, 103, 241, 139, 73, 207, 105, 237, 220, 84, 169, 171, 125, 85, 56, 74, 34, 220, 226, 241, 161, 175, 16, 194, 154, 67, 36, 121, 188, 215, 179, 120, 147, 64, 113, 46, 212, 188, 207, 24, 51, 53, 140, 138, 186, 109, 68, 178, 101, 214, 150, 141, 198, 142, 232, 242, 165, 213, 208, 197, 154, 224, 149, 138, 208, 235, 2, 131, 51, 242, 57, 10, 80, 46, 128, 250, 248, 245, 157, 250, 67, 2, 147, 221, 74, 123, 139, 186, 3, 102, 94, 91, 124, 195, 131, 92, 163, 58, 191, 145, 26, 159, 171, 92, 163, 218, 92, 120, 214, 26, 108, 244, 1, 105, 4, 151, 202, 5, 128, 76, 89, 39, 3, 228, 88, 237, 252, 90, 239, 193, 152, 154, 50, 174, 138, 10, 159, 160, 242, 51, 158, 239, 170, 161, 242, 88, 77, 216, 11, 80, 178, 169, 250, 96, 149, 143, 148, 107, 158, 152, 111, 100, 190, 43, 24, 194, 204, 248, 207, 118, 161, 171, 58, 171, 8, 68, 181, 104, 244, 139, 114, 254, 50, 180, 37, 7, 244, 0, 125, 160, 2, 145, 180, 142, 40, 220, 246, 60, 182, 113, 148, 14, 45, 59, 91, 105, 17, 121, 135, 177, 167, 218, 35, 197, 67, 201, 215, 239, 235, 255, 84, 139, 221, 124, 179, 186, 141, 215, 54, 181, 197, 60, 115, 22, 36, 177, 76, 186, 87, 95, 205, 204, 106, 81, 249, 209, 127, 231, 85, 224, 43, 165, 175, 220, 50, 213, 2, 10, 138, 6, 132, 176, 242, 229, 18, 155, 55, 167, 241, 105, 246, 42, 162, 23, 216, 175, 84, 17, 34, 194, 58, 89, 66, 249, 213, 46, 140, 33, 122, 4, 243, 130, 160, 63, 124, 65, 154, 204, 100, 90, 59, 72, 121, 87, 100, 207, 216, 84, 151, 244, 153, 247, 4, 179, 252, 21, 77, 184, 244, 133, 240, 43, 202, 83, 91, 2, 98, 197, 48, 162, 234, 39, 72, 153, 201, 156, 237, 67, 170, 185, 239, 254, 211, 124, 205, 198, 164, 216, 24, 83, 128, 136, 195, 185, 30, 133, 133, 142, 204, 8, 67, 36, 119, 80, 161, 225, 105, 198, 6, 61, 192, 251, 98, 229, 247, 126, 190, 125, 85, 186, 5, 148, 171, 79, 222, 146, 60, 165, 224, 134, 181, 191, 78, 192, 109, 142, 192, 50, 233, 47, 161, 101, 217, 65, 204, 72, 251, 87, 201, 21, 108, 241, 165, 4, 175, 57, 152, 237, 16, 190, 209, 164, 215, 25, 120, 76, 71, 177, 91, 15, 202, 137, 61, 217, 143, 19, 95, 189, 222, 89, 13, 149, 90, 7, 90, 104, 65, 182, 196, 34, 94, 190, 34, 186, 101, 86, 100, 163, 232, 55, 71, 60, 95, 209, 198, 217, 137, 119, 99, 19, 59, 65, 54, 79, 232, 29, 183, 165, 120, 111, 93, 222, 226, 89, 136, 240, 226, 175, 157, 122, 19, 116, 251, 100, 88, 214, 93, 163, 150, 255, 134, 205, 170, 190, 69, 53, 35, 102, 195, 78, 176, 49, 188, 231, 11, 81, 45, 54, 230, 1, 140, 67, 7, 128, 215, 8, 218, 124, 173, 141, 229, 209, 138, 138, 234, 52, 101, 0, 68, 7, 14, 96, 7, 234, 60, 9, 185, 248, 221, 149, 113, 138, 220, 195, 125, 15, 84, 37, 208, 148, 101, 166, 68, 32, 238, 132, 38, 148, 101, 114, 137, 91, 7, 18, 141, 135, 146, 204, 23, 241, 244, 151, 113, 135, 146, 225, 247, 61, 119, 197, 188, 55, 133, 176, 130, 255, 24, 66, 34, 55, 133, 5, 184, 40, 97, 198, 215, 97, 198, 252, 176, 83, 84, 176, 83, 97, 198, 44, 249, 151,  ];
